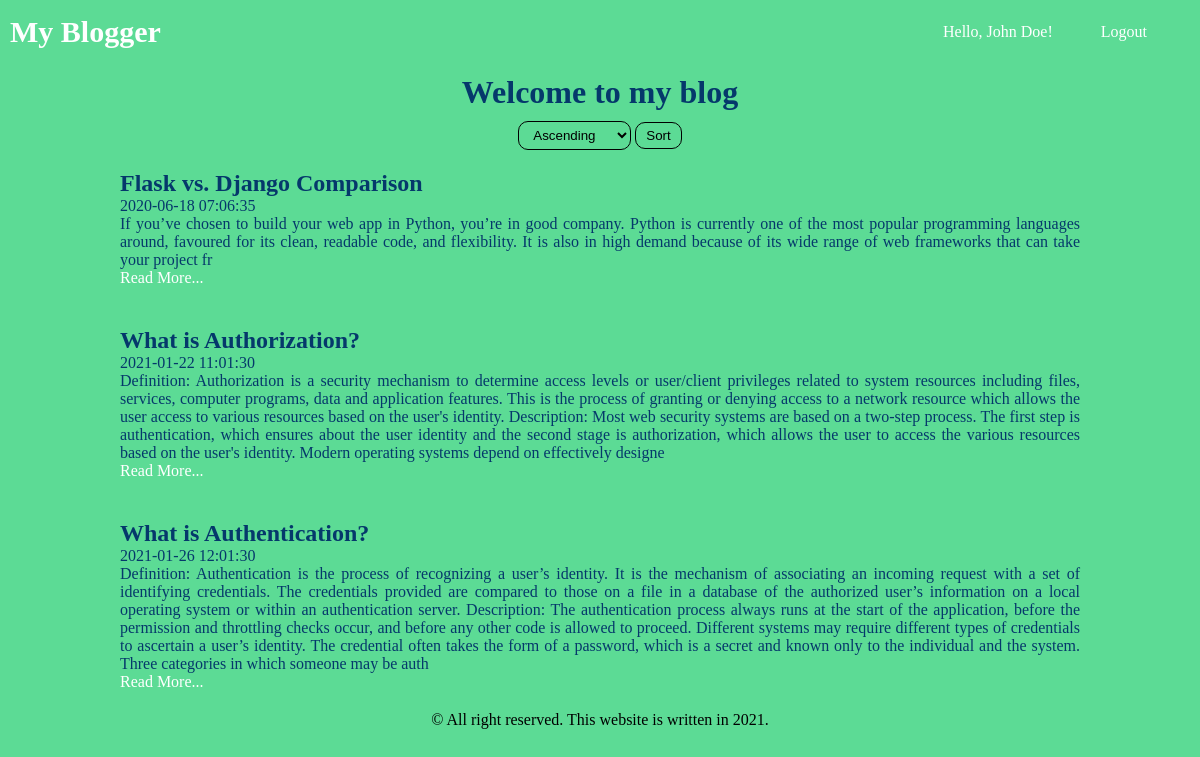
The app's page /index (signed in) with its own data.
### app/models.py (models this page shows, shortened)
class User(UserMixin, db.Model):
    id = db.Column(db.Integer, primary_key=True)
    firstname = db.Column(db.String(64))
    lastname = db.Column(db.String(64))
    email = db.Column(db.String(120), index=True, unique=True)
    password_hash = db.Column(db.String(128))
    comments = db.relationship('Comment', backref='user', lazy='joined')

class Post(db.Model):
    id = db.Column(db.Integer, primary_key=True)
    title = db.Column(db.String(50))
    body = db.Column(db.String(140))
    timestamp = db.Column(db.TIMESTAMP, index=True, default=datetime.now)
    comments = db.relationship('Comment', backref='post', lazy='joined')

### app/routes.py (the view)
@app.route('/')
@app.route('/index', methods=['GET', 'POST'])
def index():
    sort_by = request.form.get('sort_by')
    posts = Post.query.order_by(Post.timestamp.asc()).all()
    if sort_by == 'descending':
        posts = Post.query.order_by(Post.timestamp.desc()).all()
    return render_template('index.html', title='Home Page', posts=posts)

### app/models.py (called while the page is built)
@login.user_loader
def load_user(id):
    return User.query.get(int(id))

### app/templates/index.html (shortened to what this page needs)
{% extends 'base.html' %}
{% block style %}
    <link rel="stylesheet" href="{{ url_for('static', filename='styles/index.css') }}">
{% endblock %}
{% block page_title %}
<h1>Welcome to my blog</h1>
{% endblock %}
{% block content %}
    <div class="filter">
        <form action="" method="post">
            <select name="sort_by" id="sort_by">
                <option value="ascending">Ascending</option>
            </select>
            <button type="submit">Sort</button>
        </form>
    </div>
    {% for post in posts %}
        <div class="post">
            <h2>{{ post.title }}</h2>
            <p>{{ post.timestamp.strftime('%Y-%m-%d %H:%m:%S') }}</p>
            <p>{{ post.body[:-1000] }}</p>
            <a href="posts/{{ post.id }}">Read More...</a>
        </div>
    {% endfor %}
{% endblock %}

### app/templates/base.html (shortened to what this page needs)
<!DOCTYPE html>
<html lang="en">
<head>
    <link rel="stylesheet" href="{{ url_for('static', filename='styles/base.css') }}">
    {% block style %}
    {% endblock %}
</head>
<body>
{% block navbar %}
    <div class="navbar">
        <ul class="navbar-brand">
            <li><a href="{{ url_for('index') }}">My Blogger</a></li>
        </ul>
        <ul class="navbar-nav right">
            {% if current_user.is_anonymous %}
                <li>Hello, Guest!</li>
                <li><a href="{{ url_for('login') }}">Sign in</a></li>
                <li><a href="{{ url_for('register') }}">Register</a></li>
            {% else %}
                <li>Hello, {{ current_user.firstname | capitalize }} {{ current_user.lastname | capitalize }}!</li>
                <li><a href="{{ url_for('logout') }}">Logout</a></li>
            {% endif %}
        </ul>
    </div>
{% endblock %}
<div class="container">
    {% block page_title %}
    {% endblock %}
    <div class="content">
        {% block content %}
        {% endblock %}
    </div>
    {% block footer %}
        <footer>
            &copy All right reserved. This website is written in 2021.
        </footer>
    {% endblock %}
</div>
</body>
</html>

### app/static/styles/base.css (style rules this page uses)
* { box-sizing: border-box; margin: 0; padding: 0; background-color: #5CDB95; }
html, body { height: 100%; }
h1 { text-align: center; margin-top: 10px; }
ul { list-style-type: none; }
.navbar { display: flex; flex-direction: row; justify-content: space-between; align-items: center; padding: 15px 5px; }
.navbar .navbar-nav { display: flex; flex-direction: row; justify-content: space-evenly; align-items: center; }
.navbar-brand li { margin-left: 5px; font-size: 30px; font-weight: bold; }
.navbar .navbar-nav.right { min-width: 300px; }
li, a { text-decoration: none; color: white; }
button, select, input[type="submit"] { padding: 5px 10px; border-radius: 10px; box-shadow: none; outline: none; cursor: pointer; border: 1px solid black; }
h1, h2, p { color: #05386B; }
.container { display: flex; flex-direction: column; align-items: center; justify-content: space-evenly; }

### app/static/styles/index.css (style rules this page uses)
.content { display: flex; flex-direction: column; justify-content: center; align-items: center; max-width: 1000px; margin: 0 auto; }
.post { margin: 20px; }
.post p { text-align: justify; }
.filter { margin-top: 10px; }

### records on screen
User: firstname "John", lastname "Doe"
Post: title "Flask vs. Django Comparison", timestamp "2020-06-18 07:06:35", body "If you’ve chosen to build your web app in Python, you’re in good company. Python is currently one of the most popular programming languages around, favoured for its clean, readable code, and flexibility. It is also in high demand because of its wide range of web frameworks that can take your project fr"
Post: title "What is Authorization?", timestamp "2021-01-22 11:01:30", body "Definition: Authorization is a security mechanism to determine access levels or user/client privileges related to system resources including files, services, computer programs, data and application features. This is the process of granting or denying access to a network resource which allows the user access to various resources based on the user's identity. Description: Most web security systems are based on a two-step process. The first step is authentication, which ensures about the user identity and the second stage is authorization, which allows the user to access the various resources based on the user's identity. Modern operating systems depend on effectively designe"
Post: title "What is Authentication?", timestamp "2021-01-26 12:01:30", body "Definition: Authentication is the process of recognizing a user’s identity. It is the mechanism of associating an incoming request with a set of identifying credentials. The credentials provided are compared to those on a file in a database of the authorized user’s information on a local operating system or within an authentication server. Description: The authentication process always runs at the start of the application, before the permission and throttling checks occur, and before any other code is allowed to proceed. Different systems may require different types of credentials to ascertain a user’s identity. The credential often takes the form of a password, which is a secret and known…"
